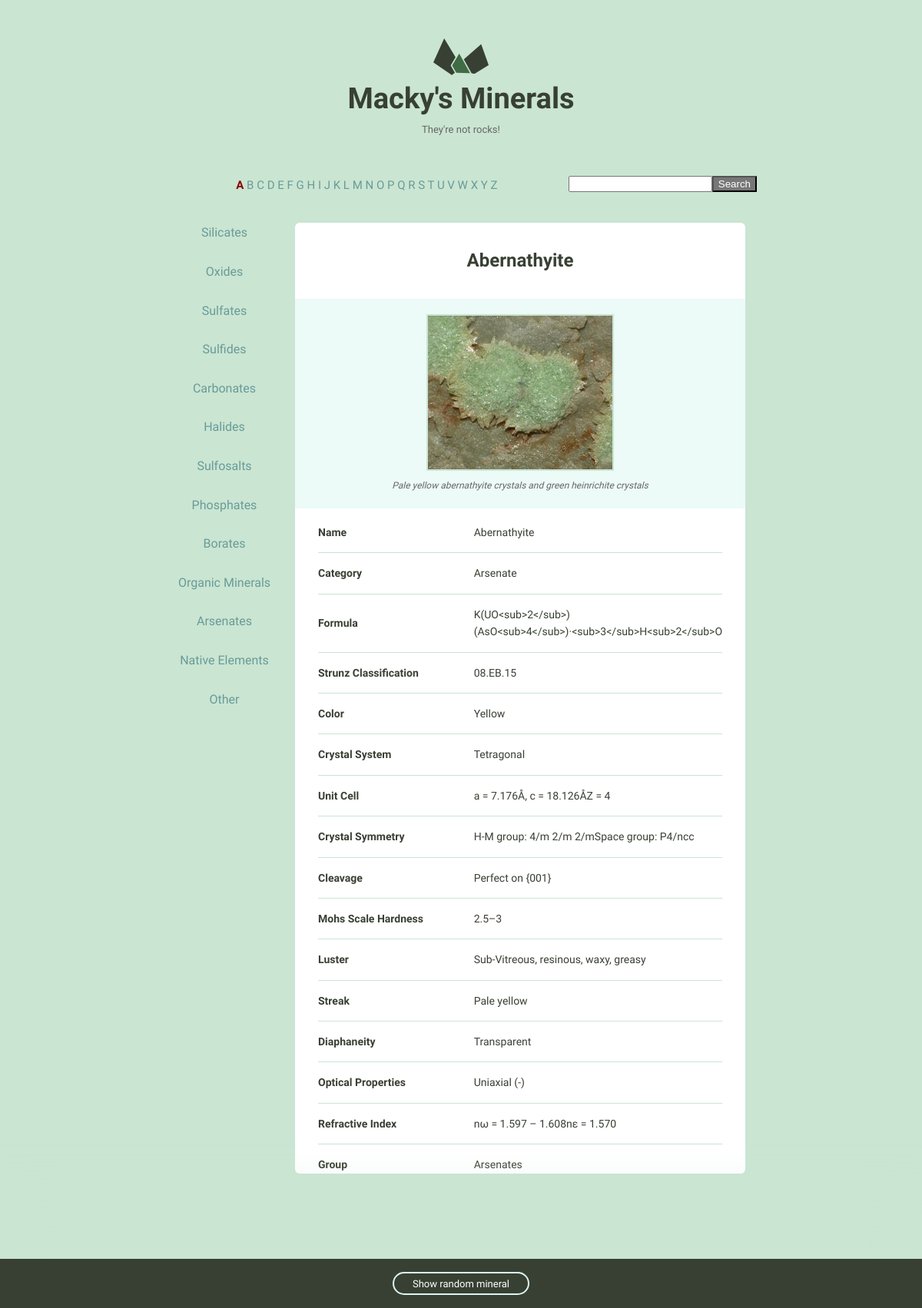
/2, run on the app's committed database.
### minerals/models.py (models this page shows, shortened)
class Mineral(models.Model):
    name = models.CharField(max_length=255)
    image_filename = models.CharField(max_length=255)
    image_caption = models.CharField(max_length=255)
    category = models.CharField(max_length=255)
    formula = models.CharField(max_length=255, blank=True)
    strunz_classification = models.CharField(max_length=255, blank=True)
    color = models.CharField(max_length=50, blank=True)
    crystal_system = models.CharField(max_length=255, blank=True)
    unit_cell = models.CharField(max_length=255, blank=True)
    crystal_symmetry = models.CharField(max_length=255, blank=True)
    cleavage = models.CharField(max_length=255, blank=True)
    mohs_scale_hardness = models.CharField(max_length=255, blank=True)
    luster = models.CharField(max_length=255, blank=True)
    streak = models.CharField(max_length=255, blank=True)
    diaphaneity = models.CharField(max_length=255, blank=True)
    optical_properties = models.CharField(max_length=255, blank=True)
    refractive_index = models.CharField(max_length=255, blank=True)
    crystal_habit = models.CharField(max_length=255, blank=True)
    specific_gravity = models.CharField(max_length=255, blank=True)
    group = models.CharField(max_length=255)

### minerals/views.py (the view)
# urls.py: url(r'^(?P<pk>\d+)$', views.mineral_detail, name='detail'),
def mineral_detail(request, pk):
    mineral = get_object_or_404(Mineral, pk=pk)
    return render(request, 'minerals/mineral_detail.html',
                  {'mineral': mineral.__dict__, 'mineral_obj': mineral})

### minerals/templatetags/mineral_extras.py (called while the page is built)
@register.filter('property_display')
def property_display(property_str):
    for_display = property_str.replace('_', ' ')
    return for_display

@register.inclusion_tag('minerals/mineral_initials.html', takes_context=True)
def mineral_initial_list(context):
    alpha_list = string.ascii_uppercase
    try:
        context['l_selected']
    except Exception:
        initial = 'A'
    else:
        initial = context['l_selected']
    return {'alpha_list': alpha_list, 'l_selected': initial}

@register.inclusion_tag('minerals/mineral_groups.html', takes_context=True)
def mineral_groups_list(context):
    group_list = ['Silicates',
                  'Oxides',
                  'Sulfates',
                  'Sulfides',
                  'Carbonates',
                  'Halides',
                  'Sulfosalts',
                  'Phosphates',
                  'Borates',
                  'Organic_Minerals',
                  'Arsenates',
                  'Native_Elements',
                  'Other']
    try:
        context['g_selected']
    except Exception:
        g_selected = ''
    else:
        g_selected = context['g_selected']
    return {'group_list': group_list, 'g_selected': g_selected}

### minerals/templates/minerals/mineral_detail.html (shortened to what this page needs)
{% extends "my_layout.html" %}
{% load mineral_extras %}
{% load static %}
{% block content %}
    <div class="mineral__container">
        <h1 class="mineral__name">{{ mineral.name }}</h1>
        <div class="mineral__image-bg">
            <img class="mineral__image" src="{% static 'images/' %}{{ mineral.name }}{{ '.jpg' }}"
                 alt="{{ mineral.image_filename }}">
            <p class="mineral__caption">{{ mineral.image_caption }}</p>
        </div>
        <div class="mineral__table-container">
            <table class="mineral__table">
                {% for k, v in mineral.items %}
                    {% if k and v %}
                        {% if k != '_state' and k != 'id' and k != 'image_filename' and k != 'image_caption' %}
                            <tr>
                                <td class="mineral__category">{{ k|property_display|title }}</td>
                                <td>{{ v }}</td>
                            </tr>
                        {% endif %}
                    {% endif %}
                {% endfor %}
            </table>
        </div>
    </div>
{% endblock %}

### assets/css/global.css (style rules this page uses)
html { font-family: sans-serif; -ms-text-size-adjust: 100%; -webkit-text-size-adjust: 100%; }
body { margin: 0; }
h1 { font-size: 2em; margin: 0.67em 0; }
img { border: 0; }
table { border-collapse: collapse; border-spacing: 0; }
td, th { padding: 0; }
html { font-size: 62.5%; }
body { background-color: #CAE5D2; font-size: 1.5em; line-height: 1.6; font-weight: 400; font-family: "Cousine"; color: #666; }
h1, h2, h3, h4, h5, h6 { margin-top: 0; margin-bottom: 2rem; font-weight: bold; font-family: "Work Sans", sans-serif; color: #384033; }
h1 { font-size: 3.8rem; }
@media (min-width: 550px) { h1 { font-size: 3.8rem; } }
p { margin-top: 0; font-size: 1.6rem; }
th, td { padding: 15px; text-align: left; border-bottom: 1px solid #e1e1e1; }
th:first-child, td:first-child { padding-left: 0; }
th:last-child, td:last-child { padding-right: 0; }
table, p, ul { margin-bottom: 2.5rem; }
.mineral__container { background-color: #fff; border-radius: 6px; list-style: none; padding: 0; text-align: center; }
.mineral__name { display: block; width: 100%; margin: 0; font-size: 24px; padding: 30px 0 30px 0; }
.mineral__image { display: block; margin: 0 auto; border: solid 2px #CAE5D2; }
.mineral__image-bg { background-color: #ecfaf8; padding: 20px 0; }
.mineral__caption { font-size: 12px; font-style: italic; padding: 10px 0 0 0; margin: 0; }
.mineral__table { font-size: 14px; color: #384033; }
.mineral__table td { border-color: #CAE5D2; }
.mineral__table tr:last-of-type td { border-bottom: none; padding-bottom: 0; }
.mineral__table-container { padding: 5px 30px 0; }
.mineral__category { font-weight: bold; width: 40%; }

### data on the page
Mineral: name "Abernathyite", image_caption "Pale yellow abernathyite crystals and green heinrichite crystals", k "Name", k "Category", category "Arsenate", k "Strunz Classification", strunz_classification "08.EB.15", k "Color", color "Yellow", k "Crystal System", crystal_system "Tetragonal", k "Unit Cell", unit_cell "a = 7.176Å, c = 18.126ÅZ = 4", k "Crystal Symmetry", crystal_symmetry "H-M group: 4/m 2/m 2/mSpace group: P4/ncc", k "Cleavage", cleavage "Perfect on {001}", k "Luster", luster "Sub-Vitreous, resinous, waxy, greasy", k "Streak", streak "Pale yellow", k "Diaphaneity", diaphaneity "Transparent", k "Optical Properties", optical_properties "Uniaxial (-)", k "Refractive Index", refractive_index "nω = 1.597 – 1.608nε = 1.570", k "Group", group "Arsenates"

### other printed values
{{ letter }} "A" "B" "C" "D" "E" "F" "G" "H" "I" "J" "K" "L" "M" "N" "O" "P" "Q" "R" "S" "T" "U" "V" "W" "X" "Y" "Z"
{{ g|property_display }} "Silicates" "Oxides" "Sulfates" "Sulfides" "Carbonates" "Halides" "Sulfosalts" "Phosphates" "Borates" "Organic Minerals" "Arsenates" "Native Elements" "Other"
{{ k|property_display|title }} "Formula" "Mohs Scale Hardness"
{{ v }} "K(UO<sub>2</sub>)(AsO<sub>4</sub>)·<sub>3</sub>H<sub>2</sub>O" "2.5–3"
